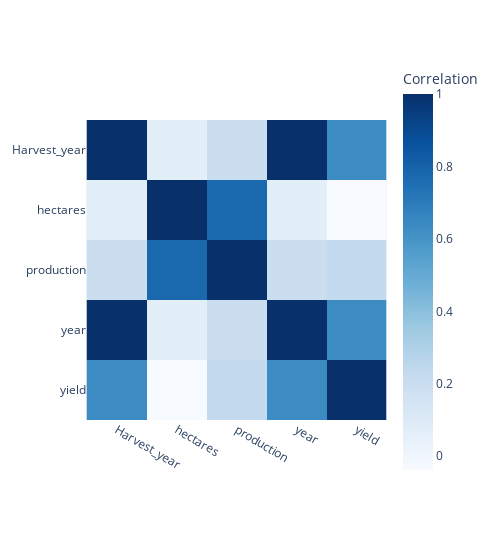

Write notebook code for a chart like this one.
### Markdown cell above
##### Now, let's construct a correlation matrix.

### Code cell
#ignoringing the index column
#by selecting the columns from the second one (index 1) to the last one (index -1)
selected_columns = crop_data.iloc[:, 1:]

# Computing the correlation matrix
corr_matrix = selected_columns.corr(numeric_only=True)

# heatmap with plotly
fig = px.imshow(
    corr_matrix, 
    color_continuous_scale='Blues', 
    labels=dict(color='Correlation'),
    width=500)
fig.show()

### Figure 1 — Plotly figure (JSON) as saved in the notebook; plotly's stock layout.template omitted (floating-point values rounded to 4 significant figures)
{"data": [{"coloraxis": "coloraxis", "hovertemplate": "x: %{x}<br>y: %{y}<br>Correlation: %{z}<extra></extra>", "name": "0", "type": "heatmap", "x": ["Harvest_year", "hectares", "production", "year", "yield"], "xaxis": "x", "y": ["Harvest_year", "hectares", "production", "year", "yield"], "yaxis": "y", "z": [[1, 0.06921, 0.1989, 1.0, 0.633], [0.06921, 1, 0.7755, 0.06872, -0.03811], [0.1989, 0.7755, 1, 0.1987, 0.2293], [1.0, 0.06872, 0.1987, 1, 0.6331], [0.633, -0.03811, 0.2293, 0.6331, 1]]}], "layout": {"coloraxis": {"colorbar": {"title": {"text": "Correlation"}}, "colorscale": [[0, "rgb(247,251,255)"], [0.125, "rgb(222,235,247)"], [0.25, "rgb(198,219,239)"], [0.375, "rgb(158,202,225)"], [0.5, "rgb(107,174,214)"], [0.625, "rgb(66,146,198)"], [0.75, "rgb(33,113,181)"], [0.875, "rgb(8,81,156)"], [1, "rgb(8,48,107)"]]}, "margin": {"t": 60}, "width": 500, "xaxis": {"anchor": "y", "constrain": "domain", "domain": [0, 1], "scaleanchor": "y"}, "yaxis": {"anchor": "x", "autorange": "reversed", "constrain": "domain", "domain": [0, 1]}}}
